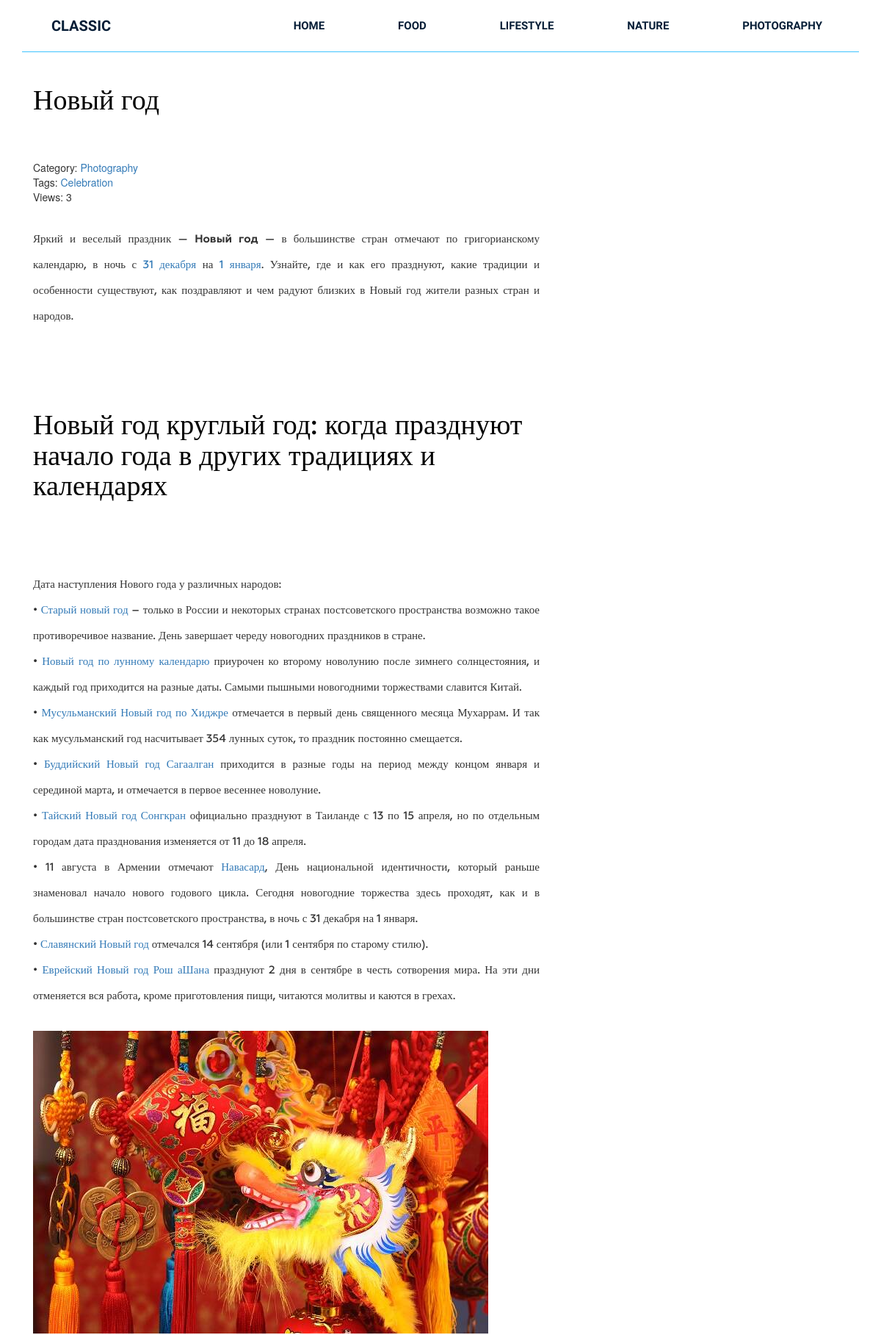
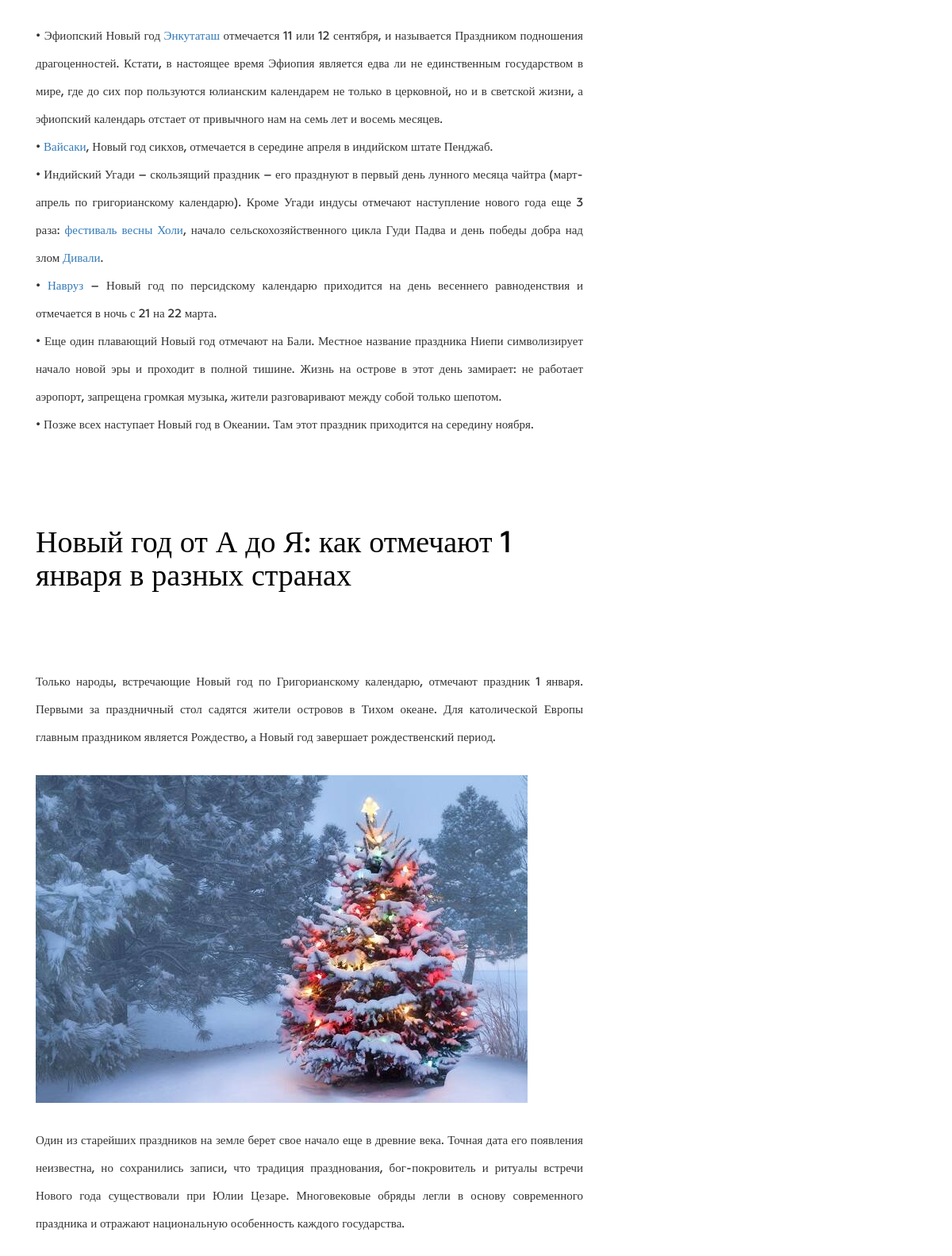
The page /post/novyj-god/ (upper part) on the database its author committed (2 pictures, top to bottom).
### blog/models.py (models this page shows, shortened)
class Category(models.Model):
    title = models.CharField(max_length=255)
    slug = models.SlugField(max_length=255, verbose_name='Url_category', unique=True)
    def __str__(self):
        return self.title
    def get_absolute_url(self):
        return reverse('category', kwargs={'slug': self.slug})
    class Meta:
        verbose_name = 'Категория(ю)'
        verbose_name_plural = 'Категории'
        ordering = ['title']

class Post(models.Model):
    title = models.CharField(max_length=255)
    slug = models.SlugField(max_length=255, verbose_name='Url_post', unique=True)
    author = models.CharField(max_length=100)
    content = models.TextField(blank=True)
    created_at = models.DateTimeField(auto_now_add=True, verbose_name='Опубликовано')
    photo = models.ImageField(upload_to='photos', blank=True)
    views = models.IntegerField(default=0, verbose_name='Количество просмотров')
    category = models.ForeignKey(Category, on_delete=models.PROTECT, related_name='posts')
    tags = models.ManyToManyField(Tag, blank=True, related_name='posts')
    class Meta:
        verbose_name = 'Статья(ю)'
        verbose_name_plural = 'Статьи'
        ordering = ['-created_at']

class Tag(models.Model):
    title = models.CharField(max_length=50)
    slug = models.SlugField(max_length=50, verbose_name='Url_tag', unique=True)
    def get_absolute_url(self):
        return reverse('tag', kwargs={'slug': self.slug})
    class Meta:
        verbose_name = 'Тег'
        verbose_name_plural = 'Теги'
        ordering = ['title']

### blog/views.py (the view)
# urls.py: path('post/<str:slug>/', GetPost.as_view(), name='post'),
class GetPost(DetailView):
    model = Post
    template_name = 'blog/single.html'
    context_object_name = 'post'
    def get_context_data(self, *, object_list=None, **kwargs):
        context = super().get_context_data(**kwargs)
        self.object.views = F('views') + 1
        self.object.save()
        self.object.refresh_from_db()
        return context

### blog/templatetags/menu.py (called while the page is built)
@register.inclusion_tag('blog/menu_tpl.html')
def show_menu(menu_class='menu'):
    categories = Category.objects.all()
    return {'categories': categories, 'menu_class': menu_class}

### blog/templates/blog/single.html (shortened to what this page needs)
{% extends 'base.html' %}
{% load static %}
{% block content %}
    <section class="single-blog-area">
        <div class="container">
            <div class="row">
                <div class="col-md-12">
                    <div class="border-top">
                        <div class="col-md-8">
                            <div class="blog-area">
                                <div class="blog-area-part">
                                    <h2>{{ post.title }}</h2>
                                    <div class="single-content">
                                        <div>
                                            <span>Category: <a
                                                    href="{{ post.category.get_absolute_url }}">{{ post.category }}</a></span>
                                            <br>
                                            {% if post.tags.exists %}
                                                <span>
                                                    Tags:
                                                    {% for tag in post.tags.all %}
                                                        <a href="{{ tag.get_absolute_url }}">{{ tag.title }}</a>
                                                    {% endfor %}
                                        </span>
                                                <br>
                                            {% endif %}
                                            <span>Views: {{ post.views }}</span>
                                        </div>
                                        {{ post.content|safe }}
                                    </div>
                                </div>
                            </div>
                        </div>
                    </div>
                </div>
            </div>
        </div>
    </section>
{% endblock %}

### blog/templates/blog/menu_tpl.html
<div class="{{ menu_class }}">
    <ul>
        <li><a href="{% url 'home' %}">Home</a></li>
        {% for item in categories %}
            <li><a href="{{ item.get_absolute_url }}">{{ item.title }}</a></li>
        {% endfor %}
    </ul>
</div>

### base/static/style.css (style rules this page uses)
.wrapper header.header .menu { margin: 0 }
.wrapper header.header .menu ul { float: right; margin: 0; padding: 0; margin-right: 4px; }
.wrapper header.header .menu ul li { display: inline-block; list-style: outside none none; margin: 0 -4px 0 0; }
.wrapper header.header .menu ul li a { color: rgb(6, 30, 55); font-family: "Raleway", sans-serif; font-size: 15px; font-weight: 600; line-height: 70px; padding: 26px 50px; text-decoration: none; text-transform: uppercase; }
.single-blog-area { margin-bottom: 100px; }
.single-blog-area .border-top { border-top: 1px solid #40c4ff; }
.single-blog-area h2 { color: #010101; font-family: Geometria; font-size: 38px; font-weight: 500; margin-bottom: 60px; margin-top: 45px; }
.single-blog-area p { font-family: Geometria; font-size: 15px; font-weight: 500; line-height: 35px; position: relative; text-align: justify; }
.single-blog-area .blog-area-part p { margin-top: 30px; }
.single-blog-area img { width: 100% }
.single-blog-area .blog-area { margin-right: 40px; }

### rows shown on the page
Category: title "FOOD"
Category: title "LIFESTYLE"
Category: title "NATURE"
Category: title "PHOTOGRAPHY"
Post: title "Новый год", category "Photography", views "3", content "Яркий и веселый праздник — Новый год — в большинстве стран отмечают по григорианскому календарю, в ночь с 31 декабря на 1 января . Узнайте, где и как его празднуют, какие традиции и особенности существуют, как поздравляют и чем радуют близких в Новый год жители разных стран и народов. Новый год круглый год: когда празднуют начало года в других традициях и календарях Дата наступления Нового года у различных народов: • Старый новый год – только в России и некоторых странах постсоветского пространства возможно такое противоречивое название. День завершает череду новогодних праздников в стране. • Новый год по лунному календарю приурочен ко второму новолунию после зимнего солнцестояния, и каждый…", content (picture)
Tag: title "Celebration"
